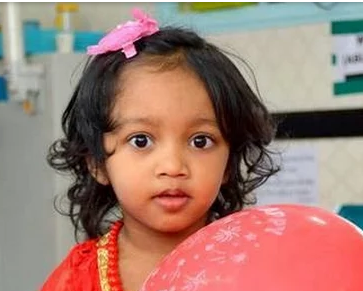
#> input picture D2.png, 363 x 291 px
$ python plot_glcm.py   (Python 2 division)   (older library calls are emulated)
#> lines starting #> are read from the running program, lines starting #| are printed output that depends on the picture; long printed decimals are rounded
import numpy as np
import matplotlib as plt
import skimage
from skimage.io import imread
from skimage import io, color, img_as_ubyte
from skimage.feature import greycomatrix, greycoprops
from sklearn.metrics.cluster import entropy

im = imread('D2.png',as_grey=True)
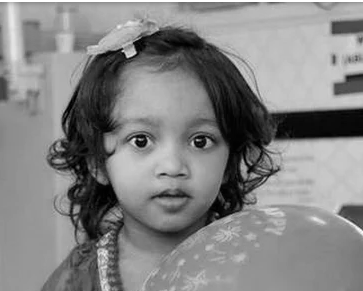
#> im: shape (291, 363) float64; min 0, max 1, mean 0.519

im = skimage.img_as_ubyte(im)
im /= 32
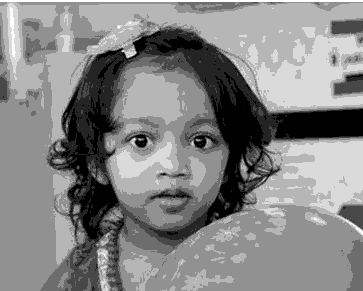
#> im: shape (291, 363); min 0, max 7, mean 3.66; drawn with min black and max white

g = skimage.feature.greycomatrix(im, [1], [0], levels=8, symmetric=False, normed=True)

contrast = skimage.feature.greycoprops(g, 'contrast')[0][0]
#> contrast = 0.156

energy = skimage.feature.greycoprops(g, 'energy')[0][0]
#> energy = 0.406

homogeneity= skimage.feature.greycoprops(g, 'homogeneity')[0][0]
#> homogeneity = 0.933

correlation=skimage.feature.greycoprops(g, 'correlation')[0][0]
#> correlation = 0.975

dissimilarity=skimage.feature.greycoprops(g, 'dissimilarity')[0][0]
#> dissimilarity = 0.138

ASM = skimage.feature.greycoprops(g, 'ASM')[0][0]
#> ASM = 0.165

print('contrast is: ', contrast)
#| contrast is:  0.1564

print('energy is: ', energy)
#| energy is:  0.4058

print('homogeneity is: ', homogeneity)
#| homogeneity is:  0.9329

print('correlation is: ', correlation)
#| correlation is:  0.9749

print('dissimilarity is: ', dissimilarity)
#| dissimilarity is:  0.1379

print('ASM is: ', ASM)
#| ASM is:  0.1647

distances = [1, 2, 3]
angles = [0, np.pi/4, np.pi/2, 3*np.pi/4]
properties = ['energy', 'homogeneity']


print 'Entropy is : ' + str(entropy(im))
#| Entropy is : 1.790

print np.set_printoptions(precision=4)

'''
('contrast is: ', 0.23299548308912638)
  "%s to %s" % (dtypeobj_in, dtypeobj))
('energy is: ', 0.33722506961179582)
('homogeneity is: ', 0.90580400365500391)
('correlation is: ', 0.96672961961267267)
('dissimilarity is: ', 0.19580257794425471)
('ASM is: ', 0.11372074757468055)
Entropy is : 1.91075725468
None
'''

$ run again, with D1.png copied over D2.png
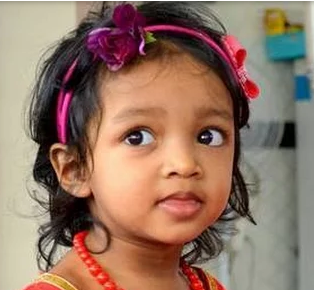
#> input picture D1.png, 314 x 290 px
#> `im = imread('D2.png',as_grey=True)`:
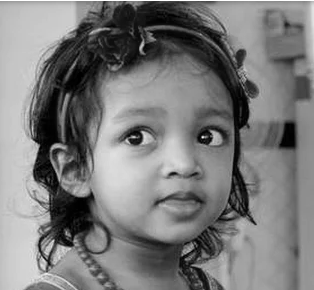
#> im: shape (290, 314) float64; min 0, max 1, mean 0.482
#> `im /= 32`:
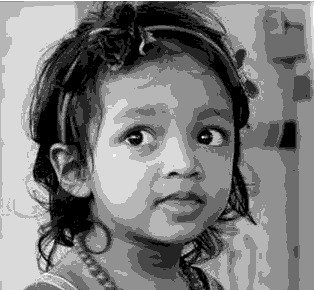
#> im: shape (290, 314); min 0, max 7, mean 3.38; drawn with min black and max white
#> contrast = 0.233
#> energy = 0.337
#> homogeneity = 0.906
#> correlation = 0.967
#> dissimilarity = 0.196
#> ASM = 0.114
#| contrast is:  0.233
#| energy is:  0.3372
#| homogeneity is:  0.9058
#| correlation is:  0.9667
#| dissimilarity is:  0.1958
#| ASM is:  0.1137
#| Entropy is : 1.911

$ run again, with Sir_D.PNG copied over D2.png
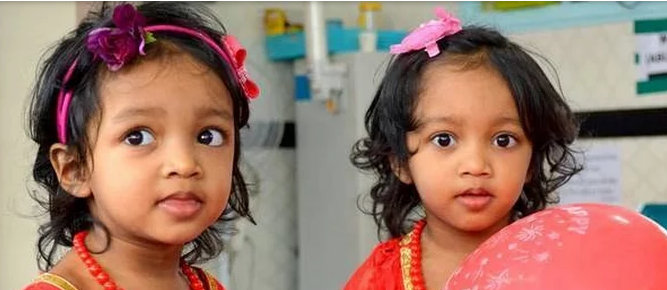
#> input picture Sir_D.PNG, 667 x 290 px
#> `im = imread('D2.png',as_grey=True)`:
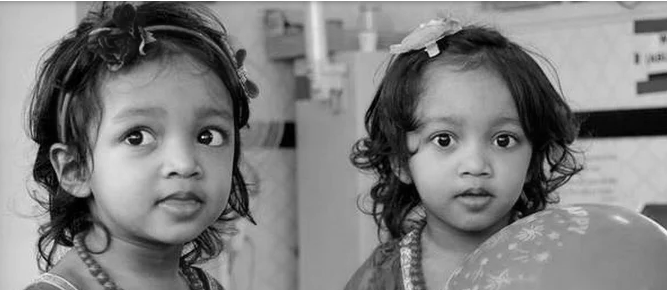
#> im: shape (290, 667) float64; min 0, max 1, mean 0.5
#> `im /= 32`:
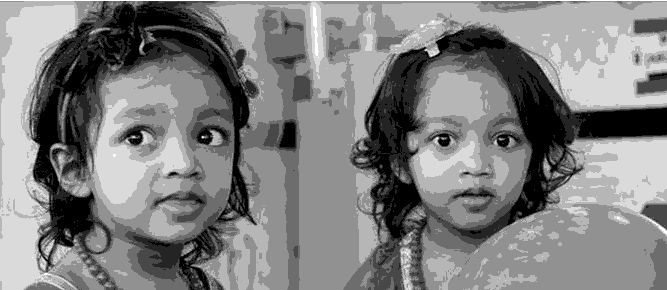
#> im: shape (290, 667); min 0, max 7, mean 3.51; drawn with min black and max white
#> contrast = 0.194
#> energy = 0.365
#> homogeneity = 0.92
#> correlation = 0.971
#> dissimilarity = 0.166
#> ASM = 0.133
#| contrast is:  0.1936
#| energy is:  0.3649
#| homogeneity is:  0.9197
#| correlation is:  0.971
#| dissimilarity is:  0.1661
#| ASM is:  0.1332
#| Entropy is : 1.866
